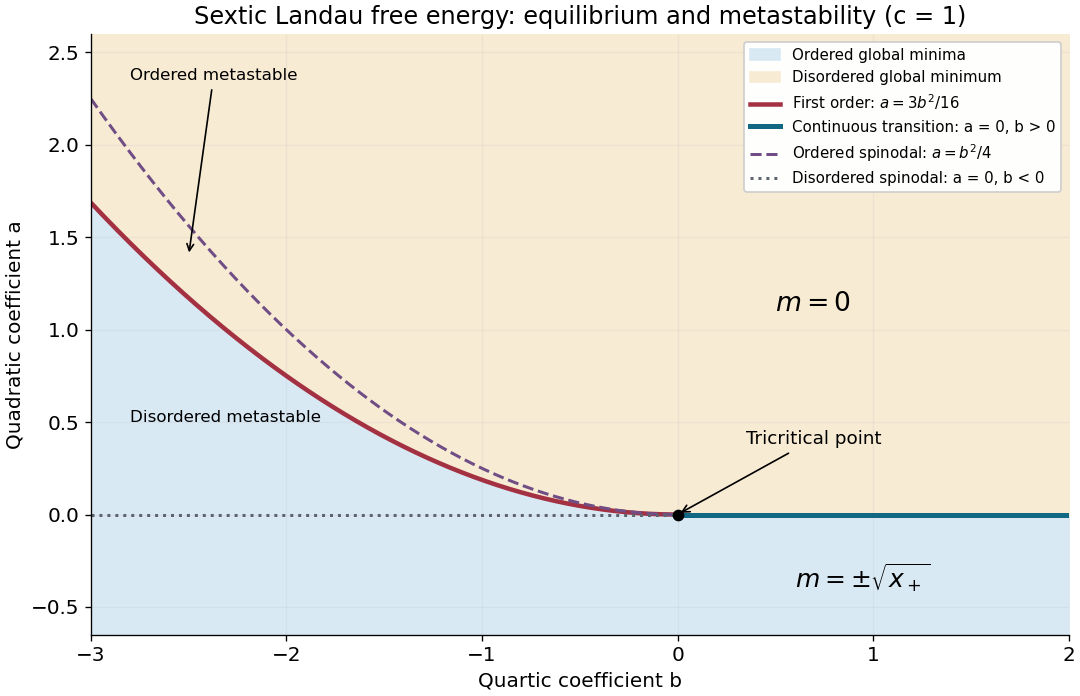

Write Python code to recreate this figure.
"""Original sextic Landau phase diagram, c=1; Python 3.14/numpy/matplotlib."""
from pathlib import Path
import numpy as np
import matplotlib
matplotlib.use('Agg')
import matplotlib.pyplot as plt

plt.rcParams.update({'font.size':12,'axes.spines.top':False,'axes.spines.right':False})
fig,ax=plt.subplots(figsize=(9,5.8),layout='constrained',facecolor='white')
b=np.linspace(-3,2,901);transition=np.where(b<0,3*b*b/16,0)
ax.fill_between(b,-.65,transition,color='#d9e9f4',label='Ordered global minima')
ax.fill_between(b,transition,2.6,color='#f7ebd4',label='Disordered global minimum')
neg=np.linspace(-3,0,401);pos=np.linspace(0,2,301)
ax.plot(neg,3*neg**2/16,color='#a33142',lw=2.7,label=r'First order: $a=3b^2/16$')
ax.plot(pos,np.zeros_like(pos),color='#126782',lw=3,label='Continuous transition: a = 0, b > 0')
ax.plot(neg,neg**2/4,color='#704d85',lw=1.8,ls='--',label=r'Ordered spinodal: $a=b^2/4$')
ax.plot(neg,np.zeros_like(neg),color='#5d6470',lw=1.8,ls=':',label='Disordered spinodal: a = 0, b < 0')
ax.plot(0,0,'ko',ms=6)
ax.annotate('Tricritical point',xy=(0,0),xytext=(.35,.38),arrowprops={'arrowstyle':'->','lw':1},fontsize=11)
ax.annotate('Ordered metastable',xy=(-2.5,1.4),xytext=(-2.8,2.35),arrowprops={'arrowstyle':'->','lw':1},fontsize=10)
ax.text(-2.8,.5,'Disordered metastable',fontsize=10)
ax.text(.5,1.1,r'$m=0$',fontsize=16)
ax.text(.6,-.4,r'$m=\pm\sqrt{x_+}$',fontsize=15)
ax.set(xlim=(-3,2),ylim=(-.65,2.6),xlabel='Quartic coefficient b',ylabel='Quadratic coefficient a',title='Sextic Landau free energy: equilibrium and metastability (c = 1)')
ax.set_facecolor('white');ax.grid(alpha=.15)
ax.legend(loc='upper right',fontsize=9,framealpha=.96)
fig.savefig(Path.cwd()/Path(__file__).with_suffix('.png').name,dpi=120,facecolor='white',transparent=False,metadata={'Software':'Matplotlib'})
plt.close(fig)
